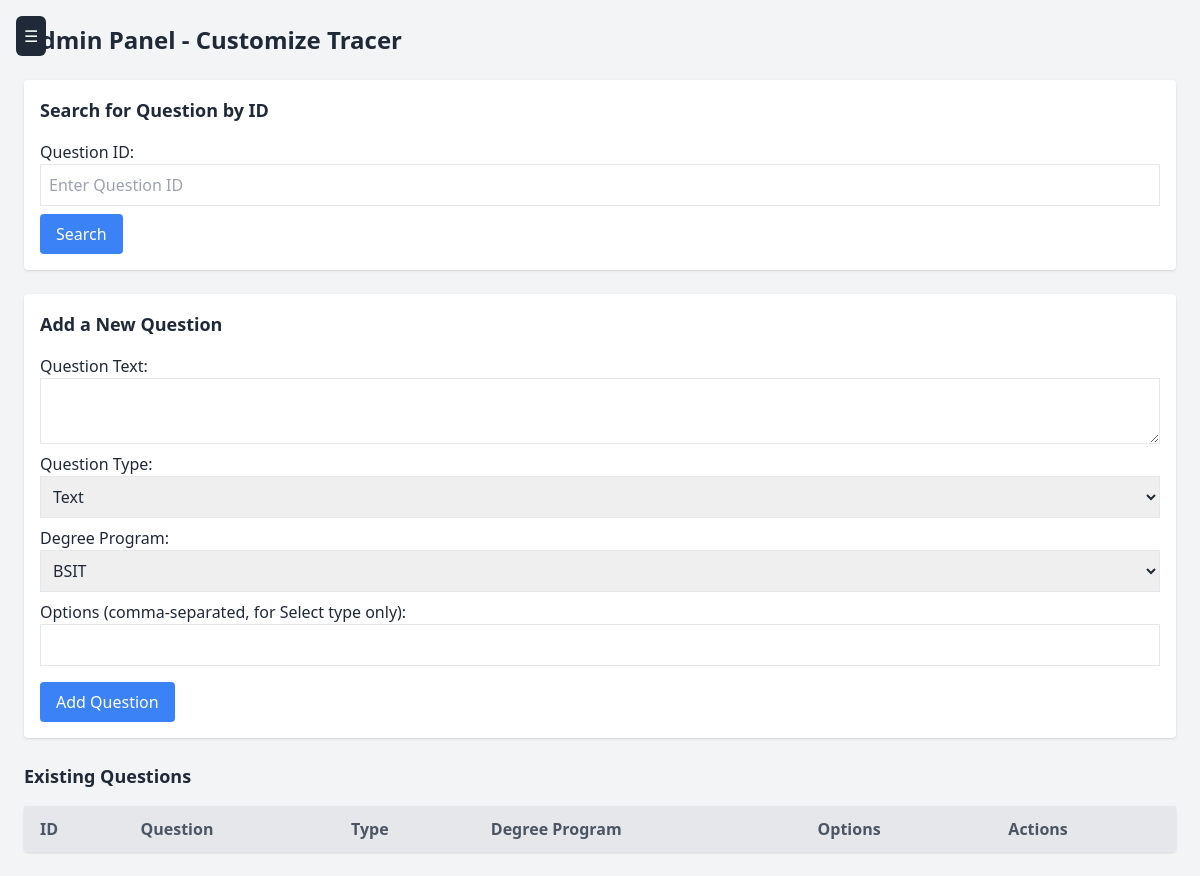
The app's page /admins/view_tracer_forms.php, older data.
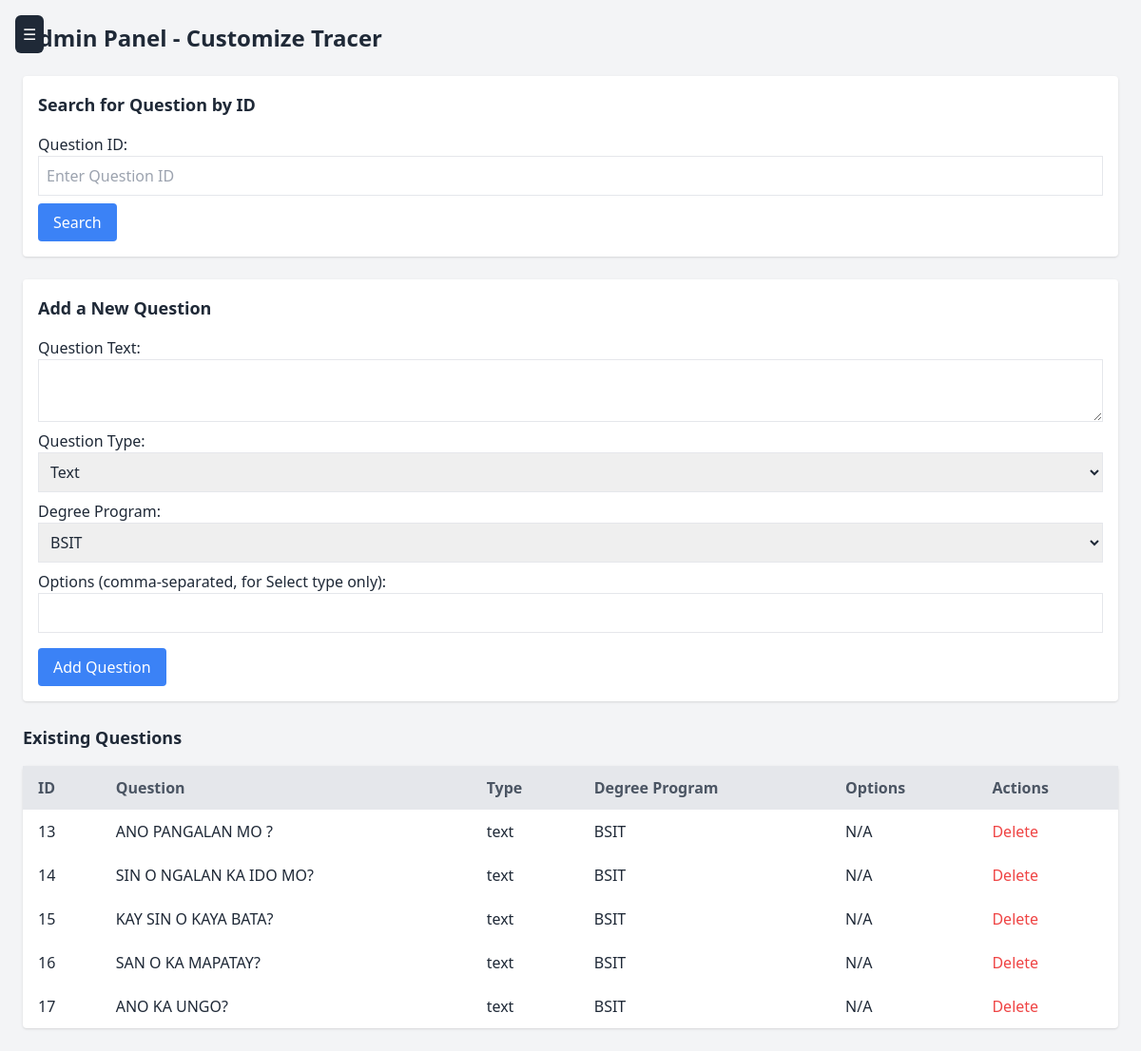
The same page, newer data.
### tables this page shows
CREATE TABLE `questions` (
  `id` int(11) NOT NULL,
  `question_text` text NOT NULL,
  `question_type` enum('text','number','date','textarea','select') DEFAULT 'text',
  `options` text DEFAULT NULL,
  `created_at` timestamp NOT NULL DEFAULT current_timestamp(),
  `degree_program` varchar(50) NOT NULL
);

### admins/view_tracer_forms.php (the view, shortened to what this page needs)
<?php
include '../database.php';
include 'sidebar.php';
$searchQuery = '';
$questions = $conn->query("SELECT * FROM questions $searchQuery");
?>
<!DOCTYPE html>
<html lang="en">
<head>
    <script src="https://cdn.tailwindcss.com"></script>
</head>
<body class="bg-gray-100 text-gray-800 p-6">
    <h1 class="text-2xl font-bold mb-6">Admin Panel - Customize Tracer</h1>
    <form action="" method="GET" class="bg-white p-4 rounded shadow mb-6">
        <h2 class="text-lg font-semibold mb-4">Search for Question by ID</h2>
        <label class="block mb-2">
            Question ID:
            <input type="number" name="search_id" class="border p-2 w-full" value="<?= isset($_GET['search_id']) ? htmlspecialchars($_GET['search_id']) : '' ?>" placeholder="Enter Question ID">
        </label>
        <button type="submit" class="bg-blue-500 text-white px-4 py-2 rounded">Search</button>
    </form>
    <form action="" method="POST" class="bg-white p-4 rounded shadow mb-6">
        <h2 class="text-lg font-semibold mb-4">Add a New Question</h2>
        <label class="block mb-2">
            Question Text:
            <textarea name="question_text" class="border p-2 w-full" required></textarea>
        </label>
        <label class="block mb-2">
            Question Type:
            <select name="question_type" class="border p-2 w-full">
                <option value="text">Text</option>
            </select>
        </label>
        <label class="block mb-2">
            Degree Program:
            <select name="degree_program" class="border p-2 w-full">
                <option value="BSIT">BSIT</option>
            </select>
        </label>
        <label class="block mb-4">
            Options (comma-separated, for Select type only):
            <input type="text" name="options" class="border p-2 w-full">
        </label>
        <button type="submit" class="bg-blue-500 text-white px-4 py-2 rounded">Add Question</button>
    </form>
    <h2 class="text-lg font-semibold mb-4">Existing Questions</h2>
    <table class="min-w-full bg-white rounded shadow">
        <thead class="bg-gray-200 text-gray-600">
            <tr>
                <th class="py-3 px-4 text-left">ID</th>
                <th class="py-3 px-4 text-left">Question</th>
                <th class="py-3 px-4 text-left">Type</th>
                <th class="py-3 px-4 text-left">Degree Program</th>
                <th class="py-3 px-4 text-left">Options</th>
                <th class="py-3 px-4 text-left">Actions</th>
            </tr>
        </thead>
        <tbody>
            <?php while ($row = $questions->fetch_assoc()): ?>
                <tr>
                    <td class="py-3 px-4"><?= $row['id'] ?></td>
                    <td class="py-3 px-4"><?= $row['question_text'] ?></td>
                    <td class="py-3 px-4"><?= $row['question_type'] ?></td>
                    <td class="py-3 px-4"><?= $row['degree_program'] ?></td>
                    <td class="py-3 px-4"><?= $row['options'] ?: 'N/A' ?></td>
                    <td class="py-3 px-4">
                        <form action="" method="POST" class="inline">
                            <button type="submit" class="text-red-500">Delete</button>
                        </form>
                    </td>
                </tr>
            <?php endwhile; ?>
        </tbody>
    </table>
</body>
</html>

Row changes from the older to the newer data that the page shows:
added questions: id "13", question_text "ANO PANGALAN MO ?", question_type "text", degree_program "BSIT", options "N/A"
added questions: id "14", question_text "SIN O NGALAN KA IDO MO?", question_type "text", degree_program "BSIT", options "N/A"
added questions: id "15", question_text "KAY SIN O KAYA BATA?", question_type "text", degree_program "BSIT", options "N/A"
added questions: id "16", question_text "SAN O KA MAPATAY?", question_type "text", degree_program "BSIT", options "N/A"
added questions: id "17", question_text "ANO KA UNGO?", question_type "text", degree_program "BSIT", options "N/A"
